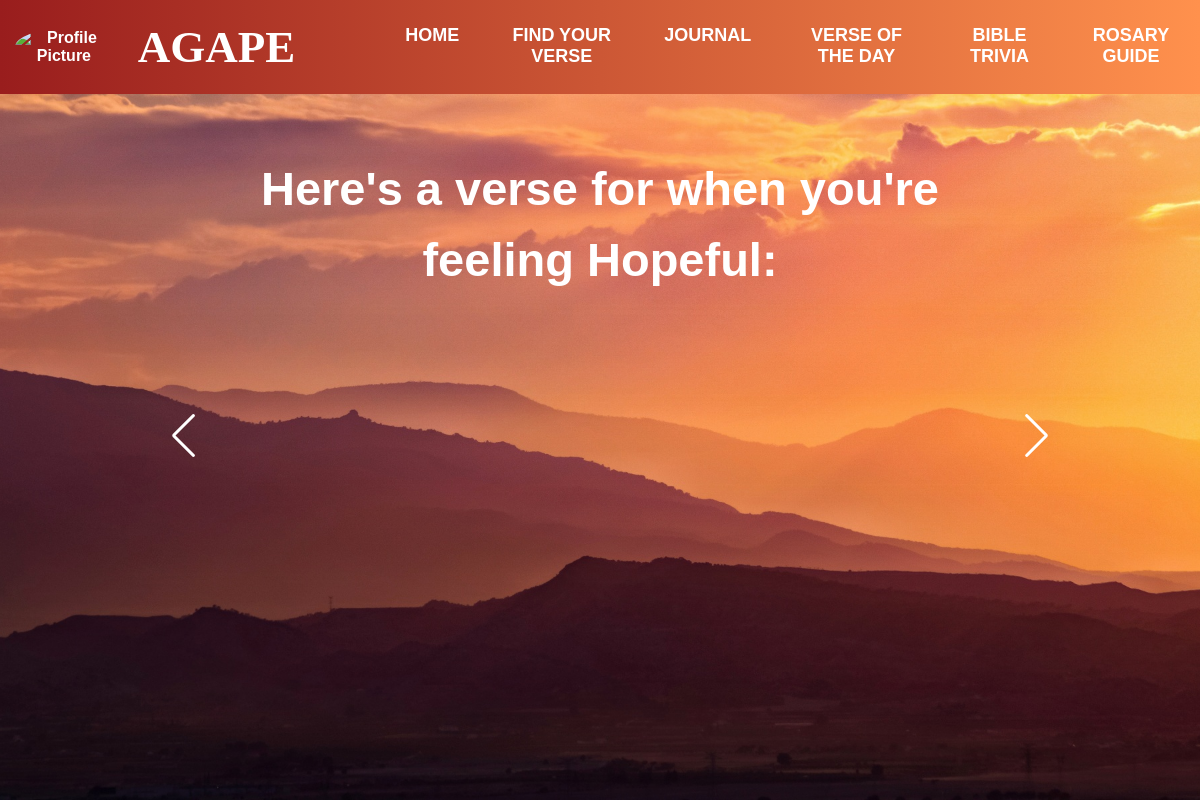
Page /hopefulverse (signed in) on the earlier database version.
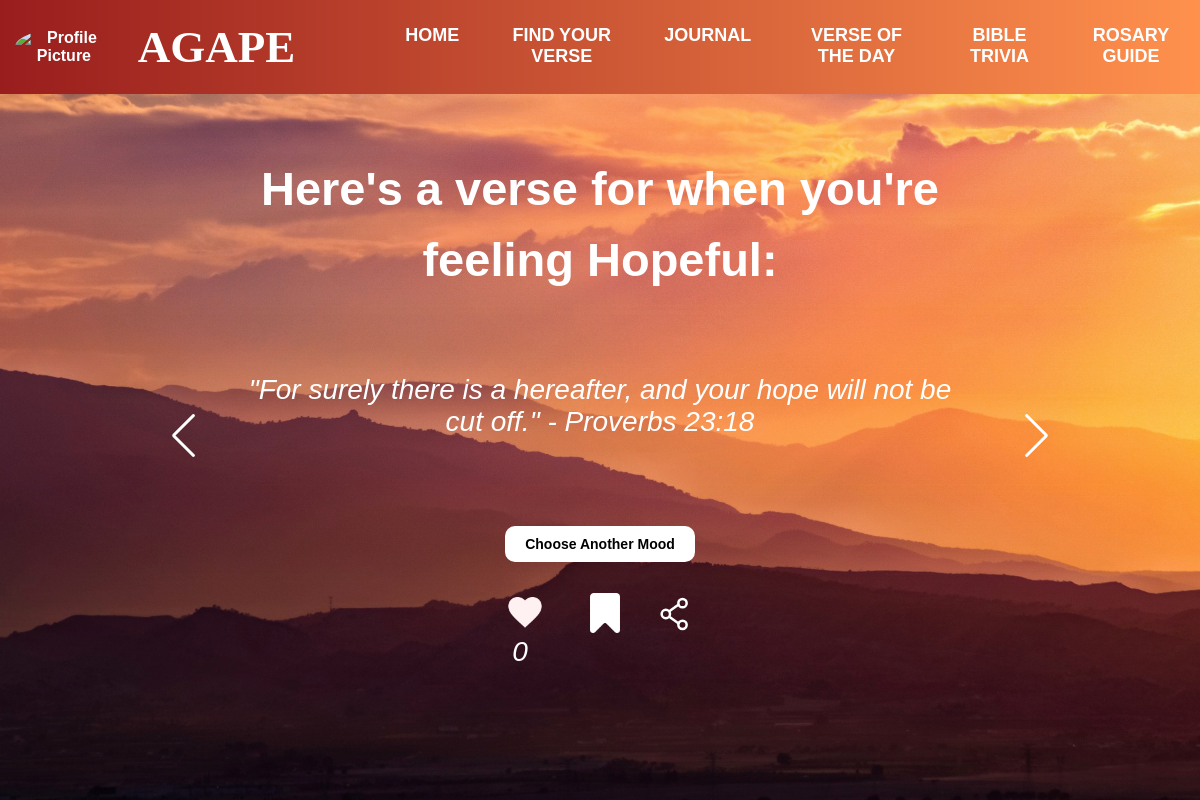
Same page on the later database version.
### myapp/models.py (models this page shows, shortened)
class BibleVerse(models.Model):
    reference = models.CharField(max_length=100)
    verse_text = models.TextField()
    date = models.DateField(default=timezone.now)
    reflection = models.TextField(blank=True, null=True)
    likes = models.ManyToManyField(User, related_name="liked_verses", blank=True)
    mood = models.CharField(max_length=50, choices=[
        ('none','None'),
        ('angry', 'Angry'),
        ('happy', 'Happy'),
        ('sad', 'Sad'),
        ('confused', 'Confused'),
        ('anxious','Anxious'),
        ('frustrated','Frustrated'),
        ('grateful','Grateful'),
        ('hopeful','Hopeful'),
        ('lonely','Lonely'),
        ('worried','Worried'),
        ('overwhelmed','Overwhelmed'),
    ],
    default='none',  # Set a default value
    null=False,  # Enforce a non-NULL value
    blank=True  # Allow blank values in forms
)

### myapp/views.py (the view, shortened to what this page needs)
# urls.py: path('hopefulverse', views.hopefulverse, name="hopefulverse"),
@login_required
def hopefulverse(request):
    fname = request.session.get('fname')
    hopeful_verses = BibleVerse.objects.filter(mood='hopeful').order_by('?')
    liked_verses = Like.objects.filter(user=request.user).values_list('verse', flat=True)
    bookmarked_verses = Bookmark.objects.filter(user=request.user).values_list('verse', flat=True)
    for verse in hopeful_verses:
        verse.like_count = Like.objects.filter(verse=verse).count()
        verse.bookmark_count = Bookmark.objects.filter(verse=verse).count()
    return render(request, "feelings/hopeful.html", {
        'fname': fname,
        'hopeful_verses': hopeful_verses,
        'liked_verses': liked_verses,
        'bookmarked_verses': bookmarked_verses
    })

### myapp/context_processors.py (called while the page is built)
def profile_picture_processor(request):
    if request.user.is_authenticated:
        try:
            profile = Profile.objects.get(user=request.user)
            return {'profile_picture_url': profile.profile_picture.url}
        except Profile.DoesNotExist:
            return {'profile_picture_url': None}
    return {'profile_picture_url': None}

### templates/feelings/hopeful.html (shortened to what this page needs)
{% extends "../html/header.html" %}
{% load static %}
{% block additional_css %}
<link rel="stylesheet" href="{% static 'css/moods.css' %}">
<link rel="stylesheet" href="{% static 'css/swiper-bundle.min.css' %}" />
{% endblock %}
{% block bodycontents %}
    <img src="{% static 'images/image2.jpg' %}" alt="Prayer Image" class="image2">
    <div class="content">
        <h1 class="upper-content">Here's a verse for when you're feeling Hopeful:</h1>
        <section class="container">
            <div class="testimonial mySwiper">
                <div class="testi-content swiper-wrapper">
                    {% for verse in hopeful_verses %}
                    <div class="slide swiper-slide">
                        <p>{{ verse.verse_text }} - {{ verse.reference}}</p>
                        <div class="details">
                            <button type="submit" class="choosebtn"><a href="{% url 'findyourverse' %}">Choose Another Mood</a></button>
                            <div class="icon-container">
                                 <button
                                class="like-btn"
                                data-verse-id="{{ verse.id }}"
                                data-liked="{% if verse.id in liked_verses %}true{% else %}false{% endif %}">
                                {% if verse.id in liked_verses %}
                                <img src="{% static 'images/red_heart.png' %}" alt="Unlike">
                                {% else %}
                                <img src="{% static 'images/heart2.png' %}" alt="Like">
                                {% endif %}
                                </button>
                                <button
                                class="bookmark-btn"
                                    data-verse-id="{{ verse.id }}"
                                    data-bookmarked="{% if verse.id in bookmarked_verses %}true{% else %}false{% endif %}">
                                    {% if verse.id in bookmarked_verses %}
                                        <img src="{% static 'images/bookmark-yellow.png' %}" alt="Unbookmark">
                                    {% else %}
                                        <img src="{% static 'images/bookmark-white.png' %}" alt="Bookmark">
                                    {% endif %}
                                </button>
                                    <button class="share-btn">
                                </button>
                            </div>
                            <p class="like-count" id="like_count_{{ verse.id }}">{{ verse.like_count }}</p>
                        </div>
                    </div>
                    {% endfor %}
                </div>
              <div class="swiper-button-next nav-btn"></div>
              <div class="swiper-button-prev nav-btn"></div>
            </div>
          </section>
    </div>
{% endblock %}

Differences in the rows shown:
added BibleVerse: verse_text "\"For surely there is a hereafter, and your hope will not be cut off.\"", reference "Proverbs 23:18", like_count "0"
